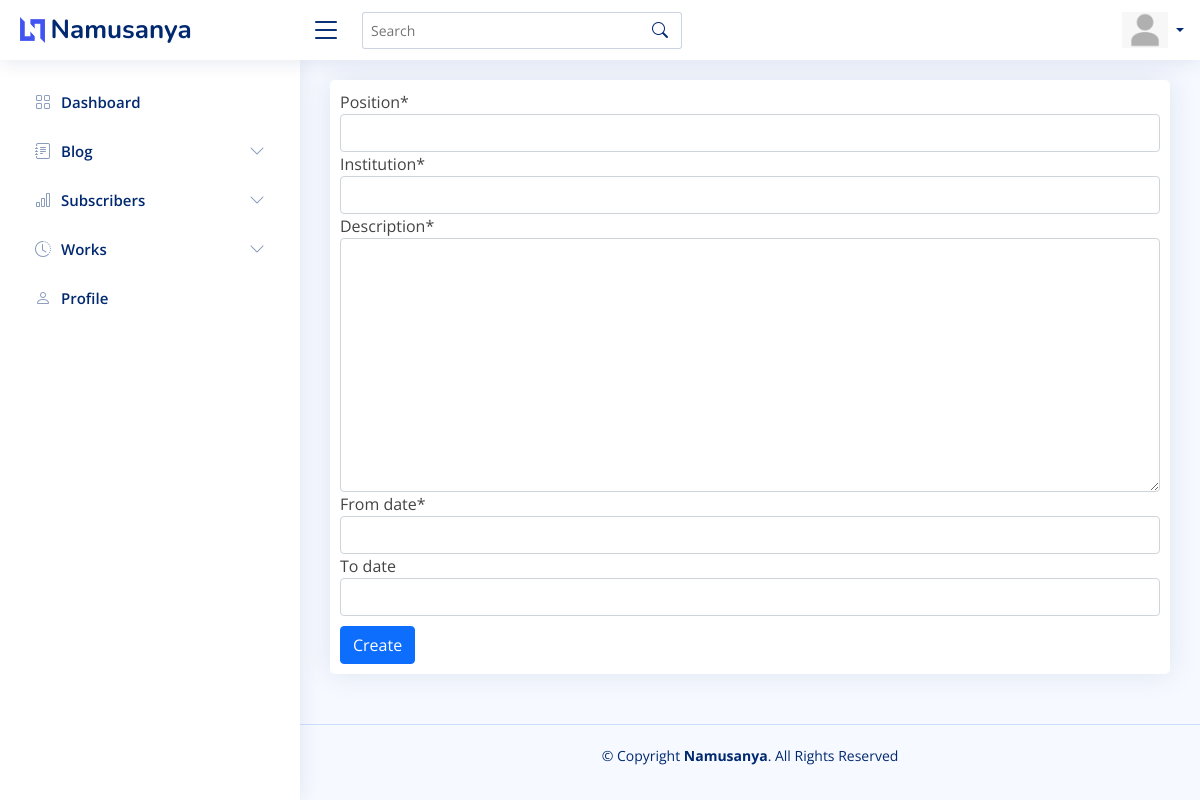
Page /dashboard/experience/create/ on the earlier database version.
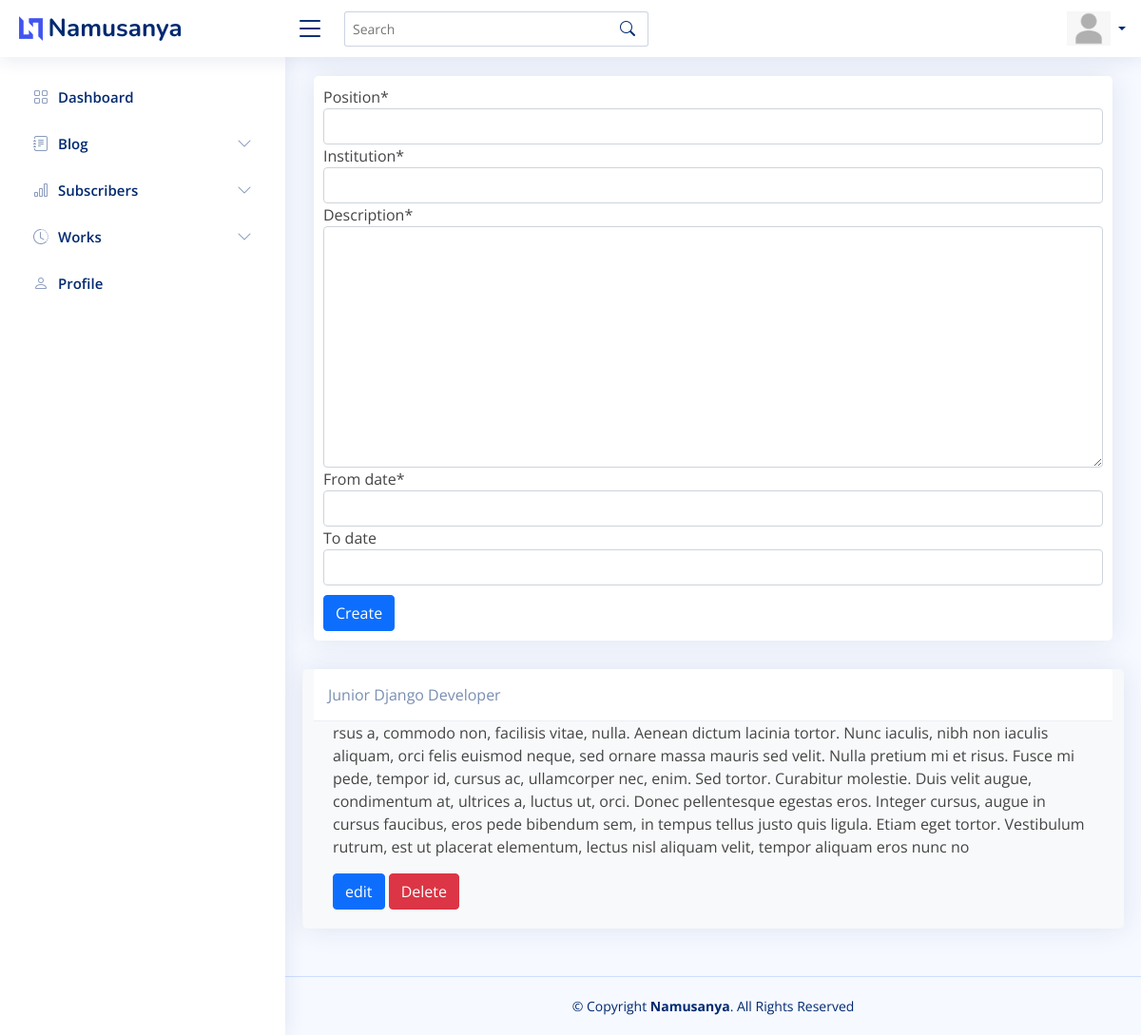
Same page on the later database version.
### posts/models.py (models this page shows, shortened)
class Experience(models.Model):
    position = models.CharField(max_length=255)
    institution = models.CharField(max_length=255)
    description = models.TextField()
    from_date = models.DateField()
    to_date = models.DateField(null=True, blank=True)
    class Meta:
        ordering = ["-from_date"]

### admin_area/views.py (the view)
class ExperienceCreateView(CreateView):
    model = Experience
    template_name = "admin_area/experience_create.html"
    fields = "__all__"
    success_url = "/dashboard/experience/create/"
    def get_context_data(self, **kwargs):
        context = super().get_context_data(**kwargs)
        context["experiences"] = Experience.objects.all
        return context

### templates/admin_area/experience_create.html
{% extends "admin_area/base.html" %} {% load static %} {% load crispy_forms_tags %} {% block content %}
<div class="card">
    <form method="POST" style="padding: 10px;" enctype="multipart/form-data">
        {% csrf_token %} {{form.media}}{{ form|crispy }}
        <button type="submit" style="margin-top: 10px;" class="btn btn-primary">Create</button>
    </form>
</div>
<div class="row">
    {% for experience in experiences %}
    <div class="card bg-light">
        <div class="card-header">{{experience.position}}</div>
        <div class="card-body">
            <p class="card-text">{{experience.description}}</p>
            <a href="{% url 'dashboard_experience_edit' experience.pk %}" class="btn btn-primary">edit</a>
            <a href="{% url 'dashboard_experience_delete' experience.pk %}" class="btn btn-danger">Delete</a>
        </div>
    </div>
    {% endfor %}
</div>
{% endblock content %}

Differences in the rows shown:
added Experience: position "Junior Django Developer", description "rsus a, commodo non, facilisis vitae, nulla. Aenean dictum lacinia tortor. Nunc iaculis, nibh non iaculis aliquam, orci felis euismod neque, sed ornare massa mauris sed velit. Nulla pretium mi et risus. Fusce mi pede, tempor id, cursus ac, ullamcorper nec, enim. Sed tortor. Curabitur molestie. Duis velit augue, condimentum at, ultrices a, luctus ut, orci. Donec pellentesque egestas eros. Integer cursus, augue in cursus faucibus, eros pede bibendum sem, in tempus tellus justo quis ligula. Etiam eget tortor. Vestibulum rutrum, est ut placerat elementum, lectus nisl aliquam velit, tempor aliquam eros nunc no"
